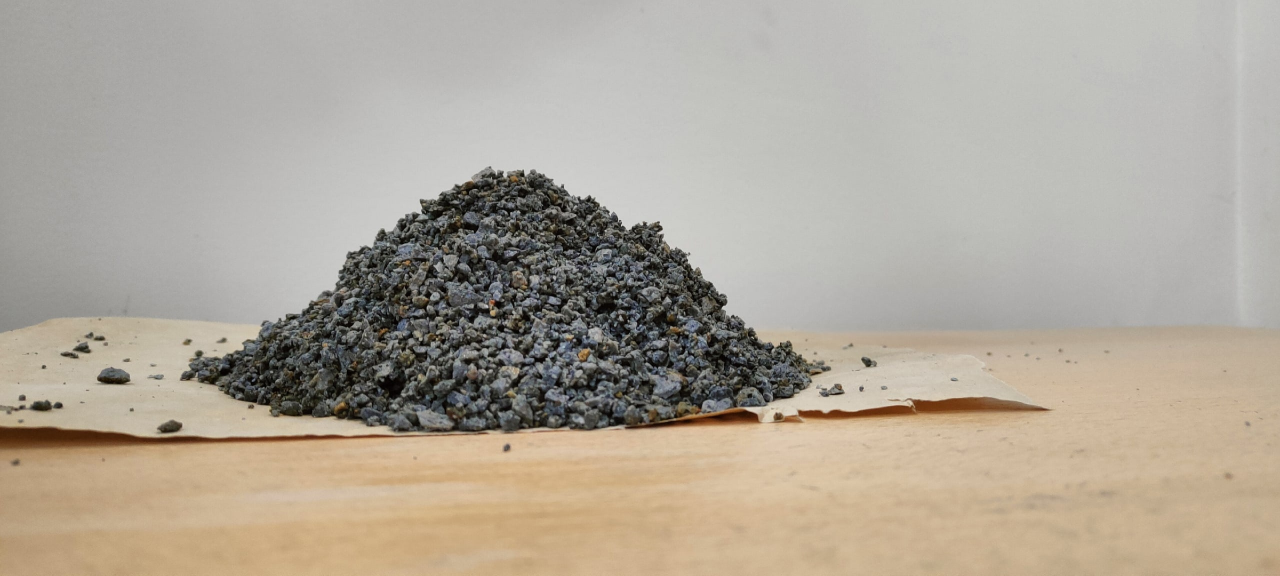
#> input picture photo/1.jpg, 2560 x 1152 px (shown at 1/2 size)
$ python project_3.py
#> lines starting #> are read from the running program, lines starting #| are printed output that depends on the picture; after the words box and inside, x2 and y2 are one past the last pixel; in counts of white or black regions, pixels touching at a corner belong together
import cv2
import numpy as np
import imutils

# Загрузка изображения и изменение размера
image = cv2.imread("photo/1.jpg")
#> image is the input picture: shape (1152, 2560, 3); mean B, G, R 153.4, 166.2, 174.6
image = imutils.resize(image, width=500)
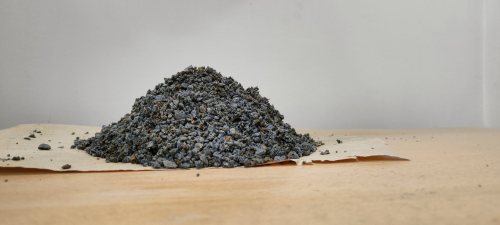
#> image: shape (225, 500, 3); mean B, G, R 153.4, 166.2, 174.6

# Преобразование в оттенки серого
gray = cv2.cvtColor(image, cv2.COLOR_BGR2GRAY)
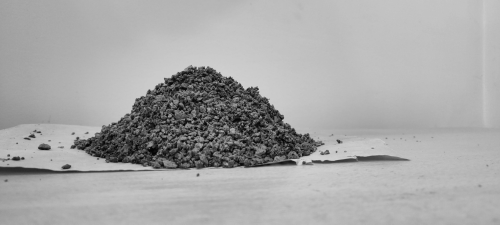
#> gray: shape (225, 500); min 3, max 213, mean 167.3

# Фильтрация шумов
img_blur = cv2.GaussianBlur(gray, (5,5), 0)
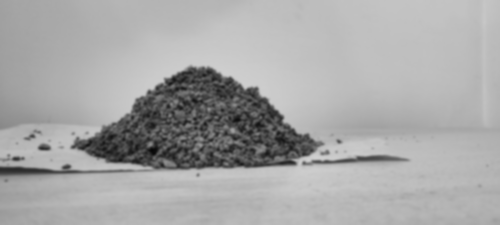
#> img_blur: shape (225, 500); min 6, max 207, mean 167.3

# Применение алгоритма Canny для детектирования границ объектов
edges = cv2.Canny(img_blur, 30, 150)
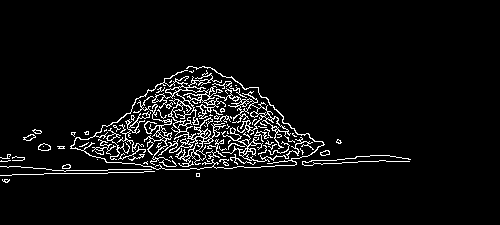
#> edges: shape (225, 500); 5.2% white in thin lines or dots, all inside (x1, y1, x2, y2) = (0, 66, 411, 183)
kernel = cv2.getStructuringElement(cv2.MORPH_RECT,(10,10))
closed = cv2.morphologyEx(edges, cv2.MORPH_CLOSE, kernel)
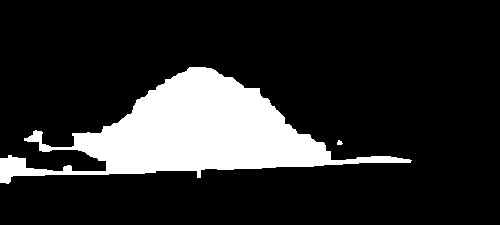
#> closed: shape (225, 500); 16.4% white; 2 white regions

# Нахождение контуров объектов
contours = cv2.findContours(closed.copy(), cv2.RETR_EXTERNAL, cv2.CHAIN_APPROX_SIMPLE)
#> contours = 2 contours, 1 with area under 20; largest, box (x1, y1, x2, y2) and area: (0, 67, 412, 184) 17900
contours = imutils.grab_contours(contours)

# Нахождение контура объекта, занимающего большую часть изображения
max_area = 0
max_contour = None
for cnt in contours:
    area = cv2.contourArea(cnt)
    if area > max_area:
        max_area = area
        epsilon = 0.01*cv2.arcLength(cnt,True)
        approx = cv2.approxPolyDP(cnt,epsilon,True)
        max_contour = approx
#> this loop made 2 passes
#> (area, max_area, epsilon) on pass 2: (17899.5, 17899.5, 12.28)
#> after the loop, approx = contour of 9 points, box (x1, y1, x2, y2) (0, 67, 412, 183), area 19160; epsilon = 12.28; max_area = 17899.5; max_contour has the same summary as approx

# Вычисление объема конуса, построенного по найденному контуру
if max_contour is not None:
    # Нахождение конуса, построенного по контуру
    hull = cv2.convexHull(max_contour)
#> hull = [[8, 155], [24, 138], [189, 67], [259, 88], [411, 160], [0, 182]]
    hull_area = cv2.contourArea(hull)
#> hull_area = 25403.5
    _, radius = cv2.minEnclosingCircle(max_contour)
#> radius = 205.8
    volume = 1/3 * np.pi * (radius**2) * hull_area
#> volume = 1.13e+09

    # Вывод найденного объекта на изображении
    result_img = image.copy()
    cv2.drawContours(result_img, [max_contour], -1, (0, 255, 0), 2)
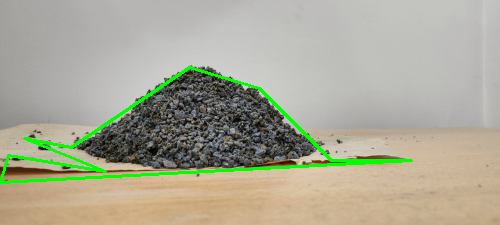
#> result_img: shape (225, 500, 3); 2.78% of pixels changed, all inside (x1, y1, x2, y2) = (0, 66, 413, 184)

    # Вывод объема объекта в кубических сантиметрах
    volume_cm = volume * (1 / (1000**3))
#> volume_cm = 1.13
    print(f"Объем объекта: {volume_cm:.2f} куб.см")
#| Объем объекта: 1.13 куб.см

    # Отображение результата
    cv2.imshow("Object", result_img)
    cv2.waitKey(0)
else:
    print("Объект не найден")


# [147 lines of commented-out code are left out]

$ run again, with photo/2.jpg copied over photo/1.jpg
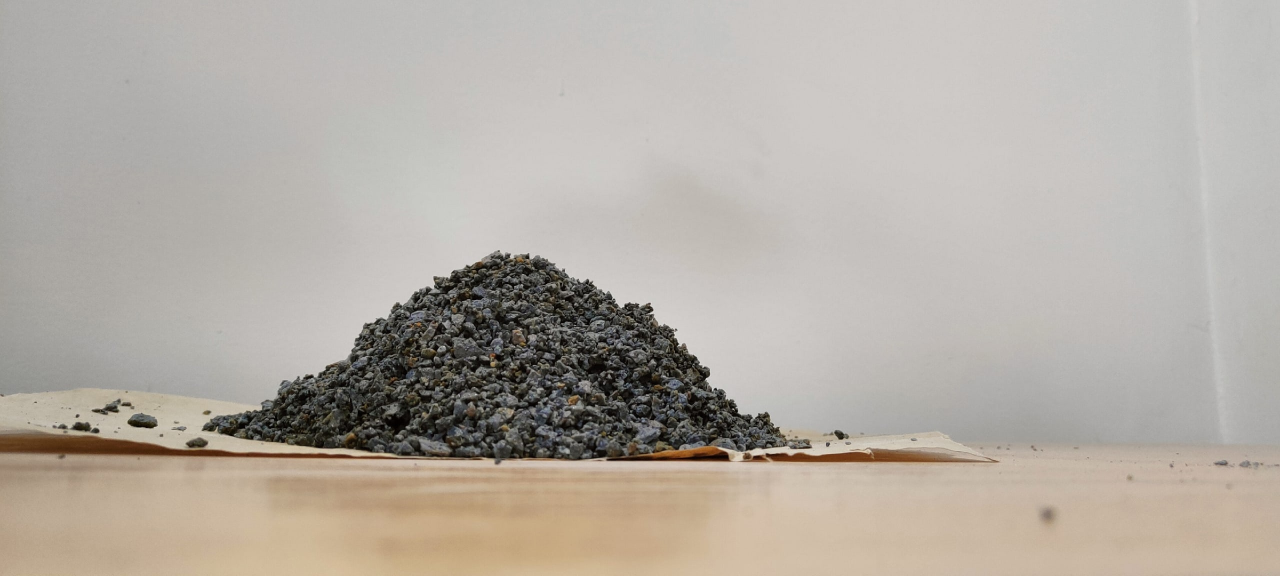
#> input picture photo/2.jpg, 2560 x 1152 px (shown at 1/2 size)
#> image is the input picture: shape (1152, 2560, 3); mean B, G, R 164.4, 172.6, 179.2
#> image: shape (225, 500, 3)
#> `edges = cv2.Canny(img_blur, 30, 150)`:
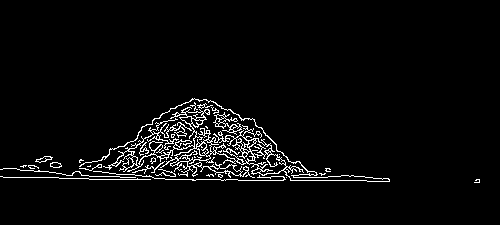
#> edges: shape (225, 500); 3.8% white in thin lines or dots, all inside (x1, y1, x2, y2) = (0, 98, 480, 183)
#> closed: shape (225, 500); 11.6% white; 2 white regions
#> contours = 2 contours, 1 with area under 20; largest, box (x1, y1, x2, y2) and area: (0, 99, 391, 183) 12623
#> the loop `for cnt in contours:` made 2 passes
#> (area, max_area, epsilon) on pass 2: (12623, 12623, 9.2)
#> after the loop `for cnt in contours:`: approx = [[0, 169], [390, 182], [309, 172], [255, 120], [195, 99], [72, 175], [51, 157]]; epsilon = 9.2; max_area = 12623; max_contour has the same summary as approx
#> hull = [[390, 182], [72, 175], [0, 169], [195, 99], [255, 120]]
#> hull_area = 16062
#> radius = 195.1
#> volume = 640295184.3
#> `cv2.drawContours(result_img, [max_contour], -1, (0, 255, 0), 2)`:
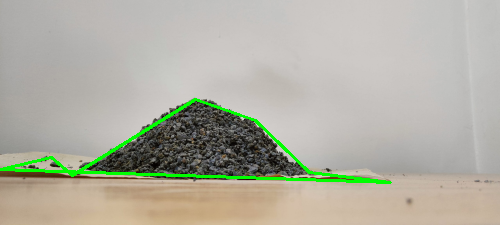
#> result_img: shape (225, 500, 3); mean B, G, R 162.2, 175.5, 176.4
#> volume_cm = 0.64
#| Объем объекта: 0.64 куб.см

$ run again, with photo/3.jpg copied over photo/1.jpg
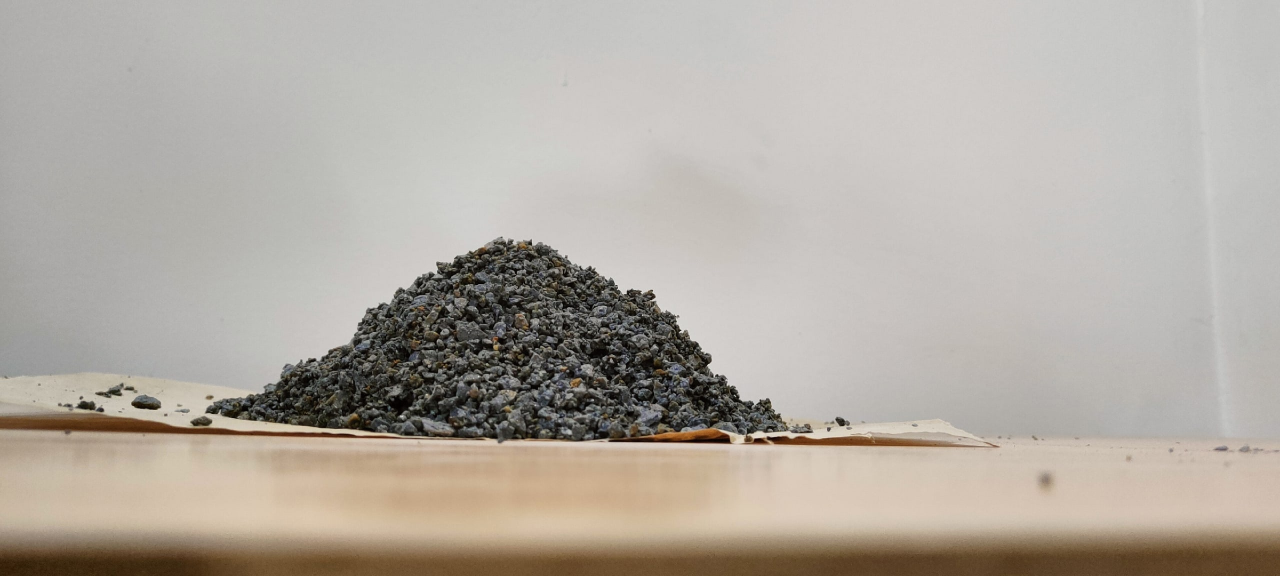
#> input picture photo/3.jpg, 2560 x 1152 px (shown at 1/2 size)
#> image is the input picture: shape (1152, 2560, 3); mean B, G, R 162.7, 171.2, 177.9
#> image: shape (225, 500, 3)
#> `edges = cv2.Canny(img_blur, 30, 150)`:
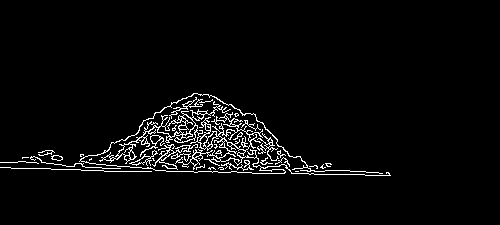
#> edges: shape (225, 500); 3.6% white in thin lines or dots, all inside (x1, y1, x2, y2) = (0, 93, 391, 176)
#> closed: shape (225, 500); 10.9% white; 1 white region
#> contours = 1 contour; box (x1, y1, x2, y2) and area: (0, 94, 392, 177) 11935
#> the loop `for cnt in contours:` made 1 pass
#> (area, max_area, epsilon) on pass 1: (11935, 11935, 9.06)
#> after the loop `for cnt in contours:`: approx = [[0, 163], [391, 176], [308, 166], [256, 115], [198, 94], [74, 166], [53, 151]]; epsilon = 9.06; max_area = 11935; max_contour has the same summary as approx
#> hull = [[391, 176], [74, 166], [0, 163], [198, 94], [256, 115]]
#> hull_area = 15233.5
#> radius = 195.6
#> volume = 610382617.9
#> `cv2.drawContours(result_img, [max_contour], -1, (0, 255, 0), 2)`:
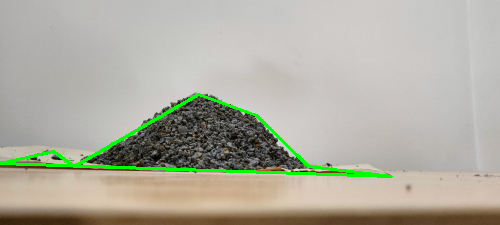
#> result_img: shape (225, 500, 3); mean B, G, R 160.3, 174, 174.9
#> volume_cm = 0.61
#| Объем объекта: 0.61 куб.см

$ run again, with photo/4.jpg copied over photo/1.jpg
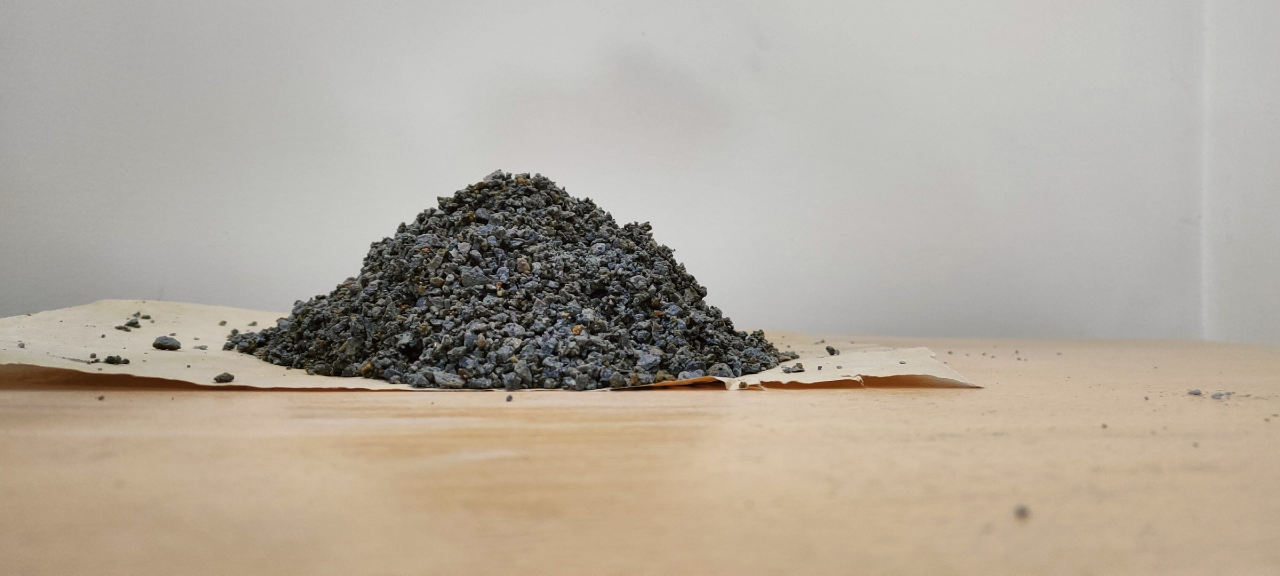
#> input picture photo/4.jpg, 2560 x 1152 px (shown at 1/2 size)
#> image is the input picture: shape (1152, 2560, 3); mean B, G, R 156.7, 169.3, 178
#> image: shape (225, 500, 3)
#> `edges = cv2.Canny(img_blur, 30, 150)`:
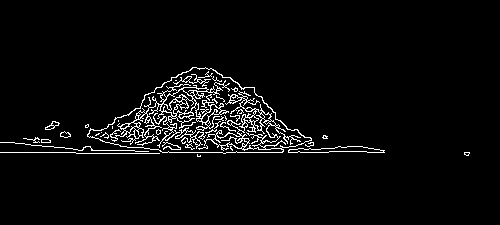
#> edges: shape (225, 500); 3.9% white in thin lines or dots, all inside (x1, y1, x2, y2) = (0, 67, 470, 157)
#> closed: shape (225, 500); 12.3% white; 2 white regions
#> contours = 2 contours, 1 with area under 20; largest, box (x1, y1, x2, y2) and area: (0, 68, 386, 158) 13380
#> the loop `for cnt in contours:` made 2 passes
#> (area, max_area, epsilon) on pass 2: (13379.5, 13379.5, 10.31)
#> after the loop `for cnt in contours:`: approx = contour of 13 points, box (x1, y1, x2, y2) (0, 68, 386, 152), area 10947; epsilon = 10.31; max_area = 13379.5; max_contour has the same summary as approx
#> hull = [[385, 151], [83, 150], [66, 149], [0, 143], [56, 122], [206, 68], [255, 88]]
#> hull_area = 16601.5
#> radius = 192.5
#> volume = 644503611.7
#> `cv2.drawContours(result_img, [max_contour], -1, (0, 255, 0), 2)`:
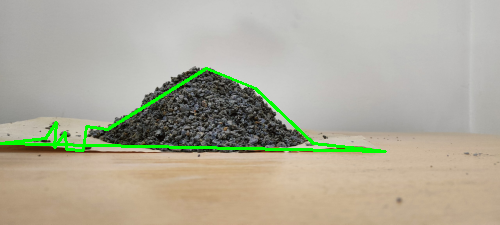
#> result_img: shape (225, 500, 3); mean B, G, R 154.3, 172.3, 174.9
#> volume_cm = 0.645
#| Объем объекта: 0.64 куб.см
